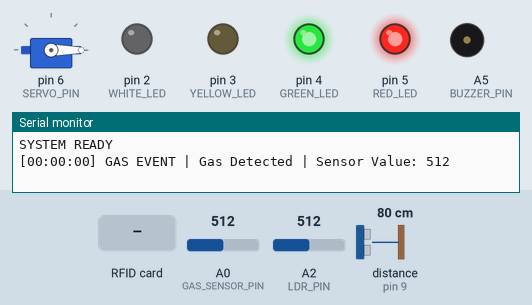
Recording of a sketch running on a simulated Arduino Uno, built with avr-gcc and run on an emulated ATmega328P. Shown: servo, output pins drawn as LEDs (lit = HIGH), buzzer (waves = sounding, pin HIGH), the last lines printed to the serial monitor. Wiring (inferred from the names in the program): ultrasonic range finder: trigger pin 8; echo pin 9. The inputs (shaded band) are chosen by the test bench; at power-on: distance to the obstacle (sensor on pin 9) 80 cm, A2 (LDR_PIN) = 512, A0 (GAS_SENSOR_PIN) = 512. The echo pulse lasts 58.3 µs per cm; pins used as bus, display or sensor lines are not drawn.

Above: at 1.2 s.
1.3 s: distance to the obstacle (sensor on pin 9) set to 12 cm
2.8 s: distance to the obstacle (sensor on pin 9) set to 9 cm
At 3.2 s:
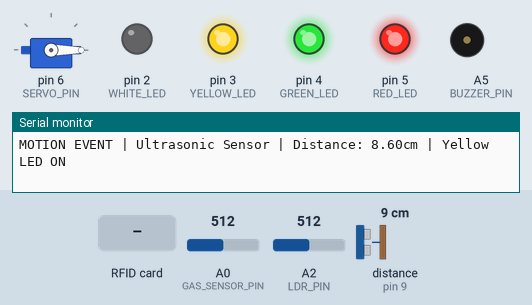
4.3 s: A2 (LDR_PIN) set to 487
At 5.5 s:
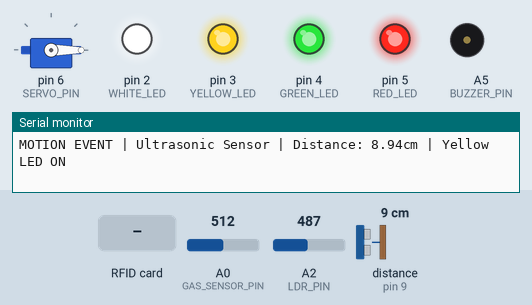
5.8 s: RFID card C5 F6 19 02 held to the reader
At 6.4 s:
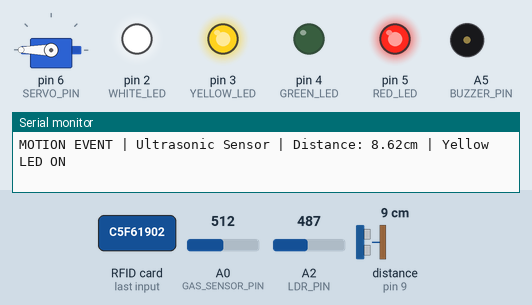
7.3 s: RFID card 5E 7A 19 C4 held to the reader
At 10.2 s:
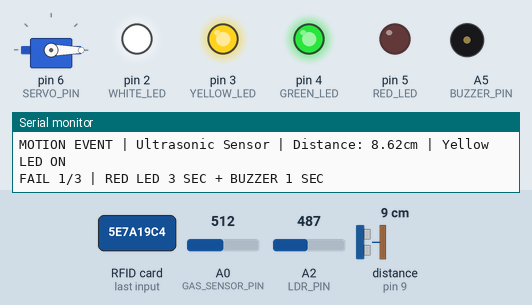
10.3 s: distance to the obstacle (sensor on pin 9) set to 18 cm
At 13.2 s:
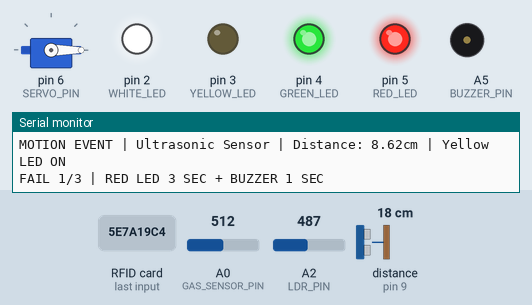
Timing chart, 0 to 14.3 s (numbered marks = the images above; inputs shaded):
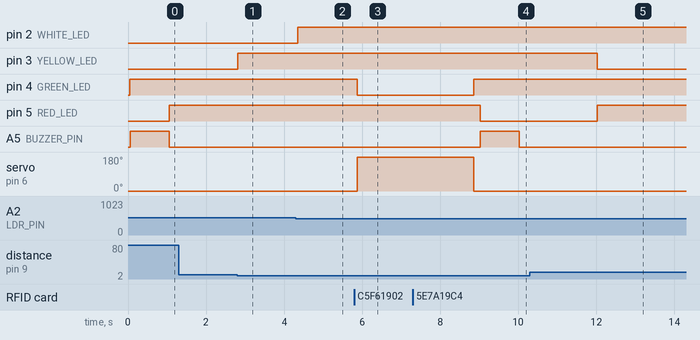

The sketch:

CODE.ino
```cpp
#include <SPI.h>
#include <MFRC522.h>
#include <Servo.h>

#define SS_PIN    10
#define RST_PIN   7

MFRC522 rfid(SS_PIN, RST_PIN);
byte allowedUID[4] = {0xC5, 0xF6, 0x19, 0x02};

#define SERVO_PIN   6

#define GREEN_LED   4
#define RED_LED     5
#define BUZZER_PIN  A5

#define YELLOW_LED  3
#define WHITE_LED   2

#define GAS_SENSOR_PIN A0
#define LDR_PIN     A2

#define TRIG_PIN    8
#define ECHO_PIN    9

Servo doorServo;

enum State { IDLE, UNLOCKED, FAIL_ACTION, LOCKED };
State systemState = IDLE;

int failCount = 0;

unsigned long actionStartTime = 0;

bool doorOpenLogged = false;
bool doorCloseLogged = false;

String getTimeStamp() {
  unsigned long t = millis() / 1000;

  int h = t / 3600;
  int m = (t % 3600) / 60;
  int s = t % 60;

  char buffer[20];
  sprintf(buffer, "[%02d:%02d:%02d]", h, m, s);

  return String(buffer);
}

void setup() {

  Serial.begin(9600);

  SPI.begin();
  rfid.PCD_Init();

  doorServo.attach(SERVO_PIN);
  doorServo.write(0);

  pinMode(GREEN_LED, OUTPUT);
  pinMode(RED_LED, OUTPUT);
  pinMode(BUZZER_PIN, OUTPUT);

  pinMode(YELLOW_LED, OUTPUT);
  pinMode(WHITE_LED, OUTPUT);

  pinMode(TRIG_PIN, OUTPUT);
  pinMode(ECHO_PIN, INPUT);

  digitalWrite(GREEN_LED, HIGH);
  digitalWrite(RED_LED, HIGH);
  digitalWrite(BUZZER_PIN, LOW);

  digitalWrite(YELLOW_LED, LOW);
  digitalWrite(WHITE_LED, LOW);

  Serial.println("SYSTEM READY");
}

void loop() {

  unsigned long currentMillis = millis();

  // ================= LDR =================

  int ldrValue = analogRead(LDR_PIN);

static bool lastLightState = false;

// DARK
if (ldrValue < 500) {

  digitalWrite(WHITE_LED, HIGH);

  // print once only
  if (!lastLightState) {

    Serial.print(getTimeStamp());
    Serial.println(" LIGHT EVENT | Condition: DARK | White LED ON");

    lastLightState = true;
  }
}

// LIGHT
else {

  digitalWrite(WHITE_LED, LOW);

  // print once only
  if (lastLightState) {

    Serial.print(getTimeStamp());
    Serial.println(" LIGHT EVENT | Condition: BRIGHT | White LED OFF");

    lastLightState = false;
  }
}

// // ================= GAS SENSOR =================

int gasValue = analogRead(GAS_SENSOR_PIN);

static bool gasDetected = false;

// GAS DETECTED
if (gasValue > 400) {

  if (!gasDetected) {

    Serial.print(getTimeStamp());
    Serial.print(" GAS EVENT | Gas Detected | Sensor Value: ");
    Serial.println(gasValue);

    // LED + BUZZER FOR 1 SEC
    digitalWrite(RED_LED, LOW);
    digitalWrite(BUZZER_PIN, HIGH);

    delay(1000);

    digitalWrite(RED_LED, HIGH);
    digitalWrite(BUZZER_PIN, LOW);

    gasDetected = true;
  }
}

// AIR NORMAL
else {

  if (gasDetected) {

    Serial.print(getTimeStamp());
    Serial.println(" GAS EVENT | Air Normal");

    gasDetected = false;
  }
}

  // ================= ULTRASONIC =================

  digitalWrite(TRIG_PIN, LOW);
  delayMicroseconds(2);

  digitalWrite(TRIG_PIN, HIGH);
  delayMicroseconds(10);

  digitalWrite(TRIG_PIN, LOW);

  long duration = pulseIn(ECHO_PIN, HIGH, 20000);

  float distance = duration * 0.034 / 2.0;

  if (distance > 0 && distance <= 10) {

    digitalWrite(YELLOW_LED, HIGH);

    Serial.print("MOTION EVENT | Ultrasonic Sensor | Distance: ");
    Serial.print(distance);
    Serial.println("cm | Yellow LED ON");

  }
  else {

    digitalWrite(YELLOW_LED, LOW);

  }

  // ================= LOCKOUT =================

  static unsigned long lockStart = 0;
  static int lastPrintedSec = -1;

  if (systemState == LOCKED) {

    digitalWrite(RED_LED, LOW);

    if (lockStart == 0) {

      lockStart = currentMillis;
      lastPrintedSec = -1;

    }

    unsigned long elapsed = currentMillis - lockStart;

    int remaining = 120 - (elapsed / 1000);

    if (remaining <= 0) {

      failCount = 0;

      systemState = IDLE;

      lockStart = 0;

      digitalWrite(RED_LED, HIGH);

      Serial.println("3 ATTEMPTS RESET - YOU CAN TRY AGAIN");

      return;
    }

    // PRINT ONLY ONCE EACH SECOND
    if (remaining != lastPrintedSec) {

      lastPrintedSec = remaining;

      Serial.print("LOCKOUT TIMER RFID | ");
      Serial.print(remaining);
      Serial.println(" SEC LEFT");

    }

    return;
  }

  // ================= RFID =================

  if (systemState == IDLE) {

    digitalWrite(GREEN_LED, HIGH);
    digitalWrite(RED_LED, HIGH);

    if (rfid.PICC_IsNewCardPresent() &&
        rfid.PICC_ReadCardSerial()) {

      delay(50);

      bool access = true;

      for (byte i = 0; i < 4; i++) {

        if (rfid.uid.uidByte[i] != allowedUID[i]) {

          access = false;

        }
      }

      rfid.PICC_HaltA();

      actionStartTime = currentMillis;

      doorOpenLogged = false;
      doorCloseLogged = false;

      // ================= SUCCESS =================

      if (access) {

        Serial.print(getTimeStamp());
        Serial.println(" ACCESS GRANTED | RFID | Green LED ON");

        digitalWrite(GREEN_LED, LOW);
        digitalWrite(RED_LED, HIGH);

        doorServo.write(180);

        systemState = UNLOCKED;
      }

      // ================= FAIL =================

      else {

        failCount++;

        digitalWrite(GREEN_LED, HIGH);

        digitalWrite(RED_LED, LOW);

        // BUZZER 1 SEC
        digitalWrite(BUZZER_PIN, HIGH);
        delay(1000);
        digitalWrite(BUZZER_PIN, LOW);

        // FAIL 1
        if (failCount == 1) {

          Serial.println("FAIL 1/3 | RED LED 3 SEC + BUZZER 1 SEC");

          delay(2000);

          digitalWrite(RED_LED, HIGH);
        }

        // FAIL 2
        else if (failCount == 2) {

          Serial.println("FAIL 2/3 | RED LED 5 SEC + BUZZER 1 SEC");

          delay(4000);

          digitalWrite(RED_LED, HIGH);
        }

        // FAIL 3
        else if (failCount >= 3) {

          Serial.println("FAIL 3/3 | LOCKOUT 2 MIN START THE RFID");

          systemState = LOCKED;

          lockStart = 0;

          delay(100);
        }
      }
    }
  }

  // ================= DOOR =================

  if (systemState == UNLOCKED) {

    if (!doorOpenLogged) {

      Serial.print(getTimeStamp());
      Serial.println(" DOOR EVENT | UNLOCKED | MOTOR ON");

      doorOpenLogged = true;
    }

    if (currentMillis - actionStartTime >= 3000) {

      doorServo.write(0);

      digitalWrite(GREEN_LED, HIGH);

      Serial.print(getTimeStamp());
      Serial.println(" DOOR EVENT | LOCKED | MOTOR OFF");

      systemState = IDLE;
    }
  }
}
```

Measured:
- the behaviour switches between 11 and 10 cm on distance to the obstacle (sensor on pin 9) (found by bisection; images 0 and 1)
- the behaviour switches between 500 and 499 on A2 (LDR_PIN) (found by bisection; images 1 and 2)
- after the input at 1.3 s, every drawn part: stays the same
- after the input at 2.8 s, pin 3 (YELLOW_LED): LOW → HIGH at once
- after the input at 4.3 s, pin 2 (WHITE_LED): LOW → HIGH after 0.05 s
- after the input at 5.8 s, pin 4 (GREEN_LED): HIGH → LOW after 0.07 s; servo on pin 6 (SERVO_PIN): 0° → 180° after 0.07 s
- after the input at 7.3 s, pin 5 (RED_LED): HIGH → LOW after 1.7 s; A5 (BUZZER_PIN): LOW → HIGH after 1.7 s, → LOW 1.0 s later
- after the input at 10.3 s, pin 3 (YELLOW_LED): HIGH → LOW after 1.7 s
